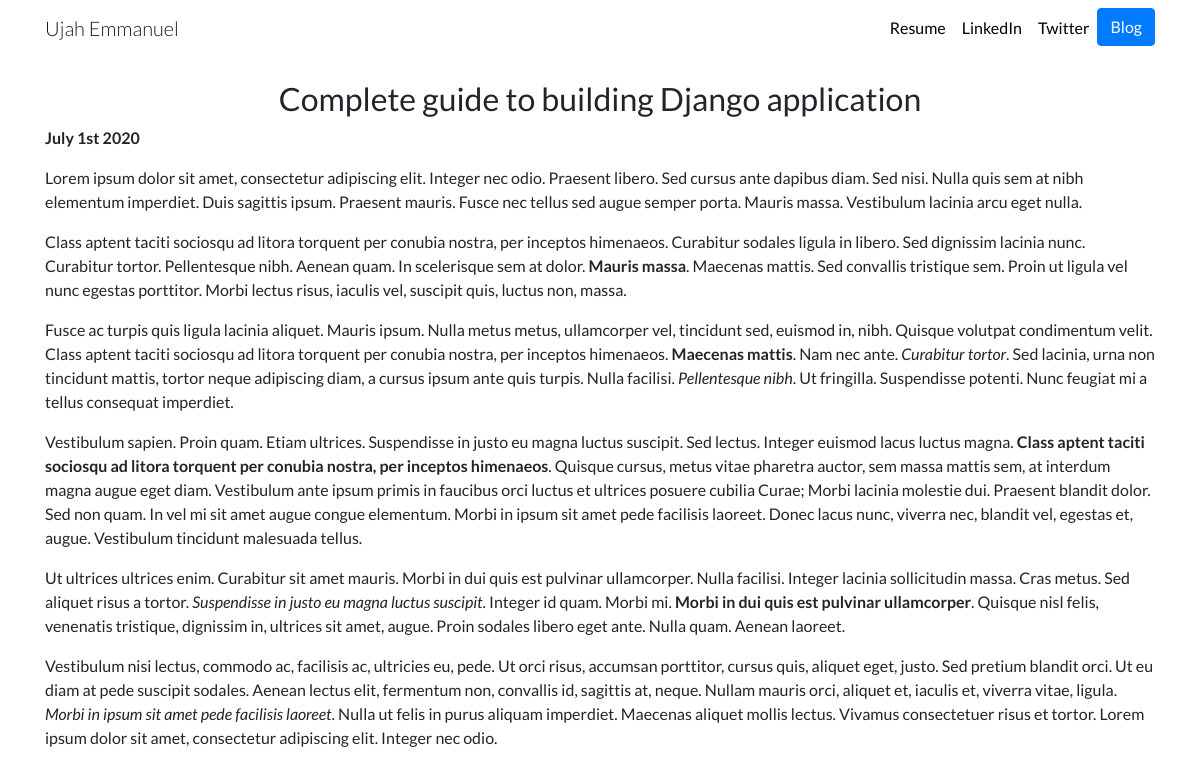
Page /blog/1/ on the committed database.
### blog/models.py (models this page shows, shortened)
class Blog(models.Model):
    title = models.CharField(max_length=200)
    date = models.DateField()
    description = models.TextField()

### blog/views.py (the view)
# urls.py: path('<int:blog_id>/', views.detail, name='detail')
def detail(request, blog_id):
    blog = get_object_or_404(Blog, pk=blog_id)
    return render(request, 'blog/detail.html', {'blog': blog})

### blog/templates/blog/detail.html
{% extends 'portfolio/base.html' %}
{% block content %}
    <h2 class="text-center mt-4"> {{ blog.title }} </h2>
    <b>
        <p>{{ blog.date | date:'F jS Y'}}</p>
    </b>
    <p class="text-justify">{{ blog.description | safe }}</p>
{% endblock  %}

### portfolio/static/portfolio/style.css (style rules this page uses)
body { font-family: 'Lato', sans-serif; }

### rows in the picture
Blog: title "Complete guide to building Django application", date "July 1st 2020", description "Lorem ipsum dolor sit amet, consectetur adipiscing elit. Integer nec odio. Praesent libero. Sed cursus ante dapibus diam. Sed nisi. Nulla quis sem at nibh elementum imperdiet. Duis sagittis ipsum. Praesent mauris. Fusce nec tellus sed augue semper porta. Mauris massa. Vestibulum lacinia arcu eget nulla. Class aptent taciti sociosqu ad litora torquent per conubia nostra, per inceptos himenaeos. Curabitur sodales ligula in libero. Sed dignissim lacinia nunc. Curabitur tortor. Pellentesque nibh. Aenean quam. In scelerisque sem at dolor. Mauris massa . Maecenas mattis. Sed convallis tristique sem. Proin ut ligula vel nunc egestas porttitor. Morbi lectus risus, iaculis vel, suscipit quis, luctus…"
